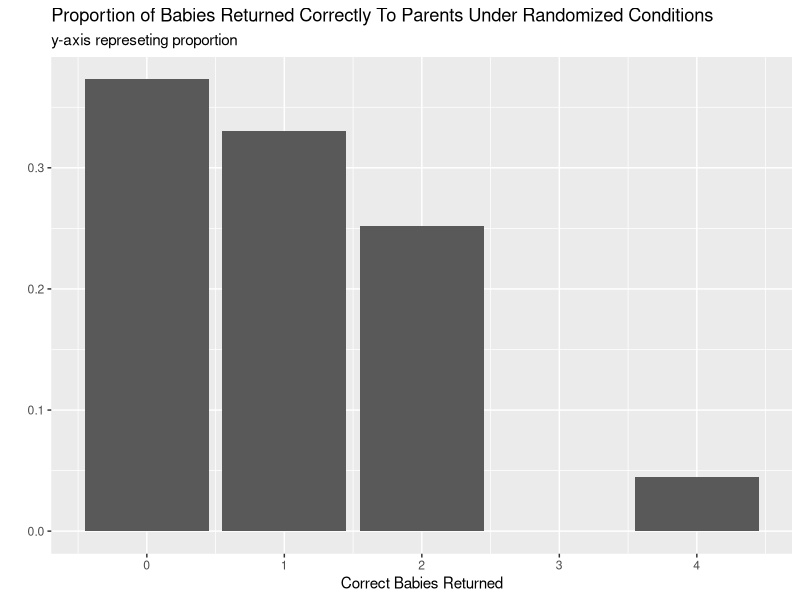
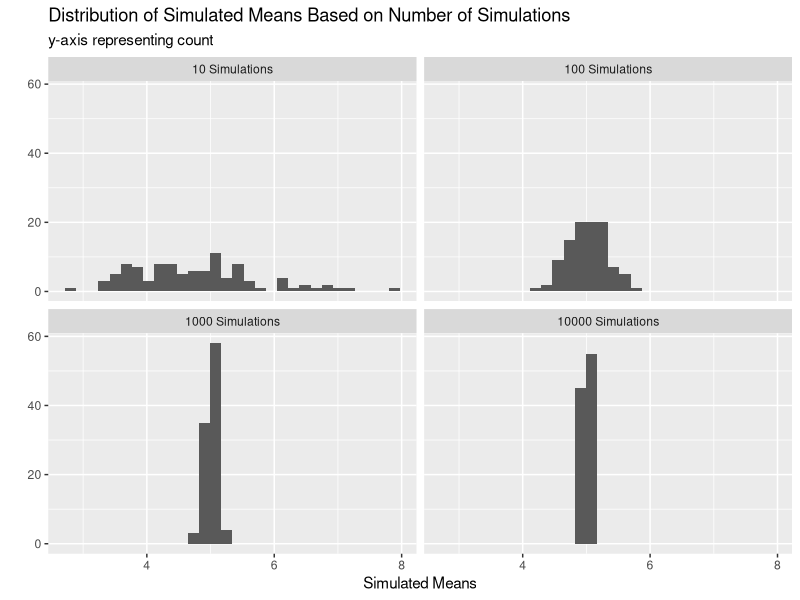

Here is the R script that generated these plots, in order:
## ---- chunk 1
#| label: setup
#| message: false
library(tidyverse)
## ---- chunk 2
#| label: function-simulation-for-random-babies

randomBabies <- function(nBabies = 4){
  baby_tib <- tibble(pnum  = 1:nBabies,
                     bbnum = sample(1:nBabies, 
                                      size = nBabies, 
                                      replace = FALSE)) |>
  mutate(paired = if_else((pnum == bbnum), 
                          "TRUE", 
                          "FALSE")) |>
  filter(paired == "TRUE") |>
  nrow()
  return(baby_tib)}

results <- map_int(.x = 1:10000,
                   .f = ~randomBabies(nBabies = 4))
## ---- chunk 3
#| label: table-for-random-babies
baby_table <- enframe(results, 
        name = "simulation_number", 
        value = "ncorrect") |>
  group_by(ncorrect) |>
  count() |>
  ungroup()
#  pivot_wider(names_from = ncorrect, values_from = n)
## ---- chunk 4
#| label: table-for-random-babies

baby_table |>
  mutate(prop = n/sum(n)) |>
  ggplot(mapping = aes(x = ncorrect, 
                       y = prop)) +
  geom_bar(stat = "identity") +
  labs(title = "Proportion of Babies Returned Correctly To Parents Under Randomized Conditions",
       y = "",
       subtitle = "y-axis represeting proportion",
       x = "Correct Babies Returned")
  
## ---- chunk 5
simulate_means <- function(n, df){
  map_dbl(.x = 1:100, 
          .f = ~rchisq(n = n, df = df) |> 
          mean()
          )
}
## ---- chunk 6
grid <- crossing(n = c(10,
                       100,
                       1000,
                       10000), 
                 df = 5)
## ---- chunk 7
all_simulations <- grid |> 
  mutate(simulated_m = pmap(.l = list(n = n,
                                      df = df), 
                            .f = simulate_means)) |> 
  unnest(simulated_m) 
## ---- chunk 8
#| label: table-of-simulated-means

all_simulations |>
  select(!df) |>
  unnest(simulated_m) |>
  pivot_wider(names_from = n, 
              values_from = simulated_m,
              names_glue = "{n}_simulations",
              values_fn = mean) 

## ---- chunk 9
#| label: plot-of-simulated Means
all_simulations |>
  mutate(n = as.character(n), 
         n = fct_recode(n, 
             `10 Simulations` = "10", 
             `100 Simulations` = "100", 
             `1000 Simulations` = "1000", 
             `10000 Simulations` = "10000")
         ) |>
  ggplot(mapping = aes(x = simulated_m)) +
  geom_histogram() +
  facet_wrap(~n) +
  labs(title = "Distribution of Simulated Means Based on Number of Simulations",
       subtitle = "y-axis representing count",
       x = "Simulated Means",
       y = "")
